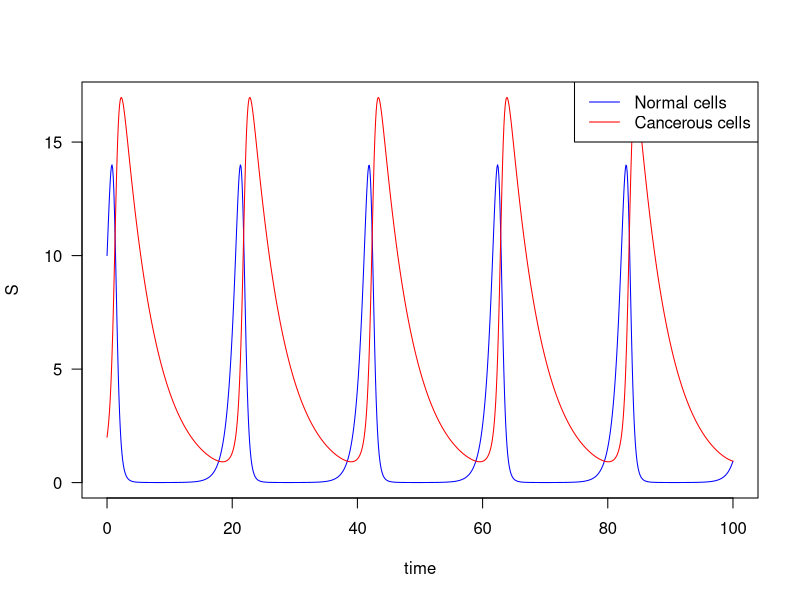

Write R code to recreate this figure.
library(deSolve)
rm(list = ls())

Lotka.Volterra <- function(t, state, parameters)
{
  with(as.list(c(state, parameters)), {
    dX <- X * (alpha - beta * Y)
    dY <- Y * (delta * beta * X - gamma)
    list(c(dX, dY))
  })
}
  
### Lotka-volterra Model ##

alpha <- 1.1
beta <- 0.2
gamma <- 0.2
delta <- 0.6

params = c(alpha, beta, gamma, delta)

init = c(X = 10, Y = 2)
time <- seq(0, 100, by=0.1)

out <- as.data.frame(ode(y = init, times = time, func = Lotka.Volterra, parms = params))

S <- out$X
C <- out$Y

plot(time, S, type = "l", las=1, col = "blue", ylim = c(0, max(S, C)))
lines(time, C, type = "l", col="red")

legend("topright", legend=c("Normal cells", "Cancerous cells"),
       col=c("blue", "red"), lty = 1)
